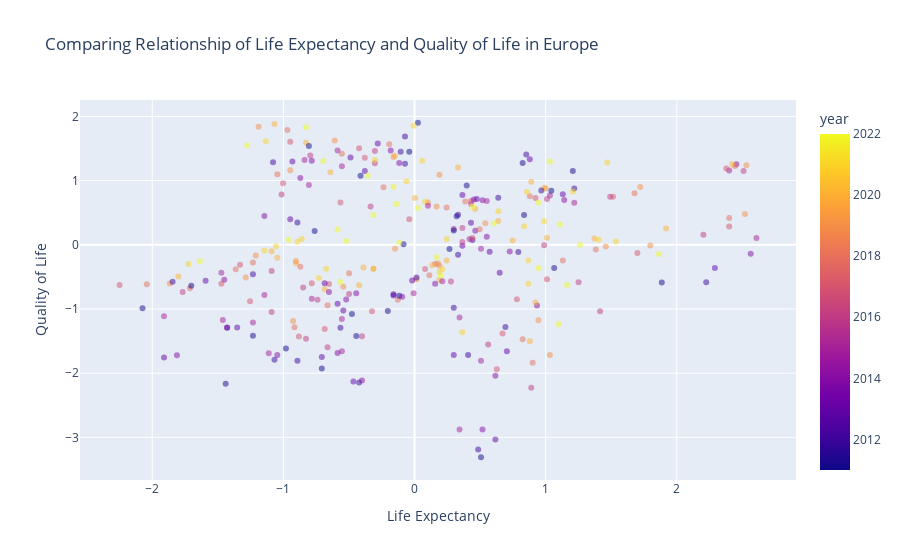

Notebook cell for this chart:
### Markdown cell above
# Plotting
Here, I want to plot quality of life against all other factors to see if there is any direct relationship between them that is immediately visible.

### Code cell
fig = px.scatter(
    combined,
    x='healthcare',
    y='qol',
    color='year',
    opacity=0.5,
    labels={'healthcare': 'Life Expectancy', 'qol': 'Quality of Life'},
    title='Comparing Relationship of Life Expectancy and Quality of Life in Europe',
    hover_data=['country', 'year']
)

fig

### Figure 1 — Plotly figure (JSON) as saved in the notebook; plotly's stock layout.template omitted (floating-point values rounded to 4 significant figures; data arrays with more than 128 entries replaced by an {"elided": "..."} marker saying what was removed)
{"data": [{"customdata": {"elided": "324x2 mixed values"}, "hovertemplate": "Life Expectancy=%{x}<br>Quality of Life=%{y}<br>country=%{customdata[0]}<br>year=%{marker.color}<extra></extra>", "legendgroup": "", "marker": {"color": {"elided": "324 int values"}, "coloraxis": "coloraxis", "opacity": 0.5, "symbol": "circle"}, "mode": "markers", "name": "", "orientation": "v", "showlegend": false, "type": "scatter", "x": {"elided": "324 float values"}, "xaxis": "x", "y": {"elided": "324 float values"}, "yaxis": "y"}], "layout": {"coloraxis": {"colorbar": {"title": {"text": "year"}}, "colorscale": [[0, "#0d0887"], [0.1111, "#46039f"], [0.2222, "#7201a8"], [0.3333, "#9c179e"], [0.4444, "#bd3786"], [0.5556, "#d8576b"], [0.6667, "#ed7953"], [0.7778, "#fb9f3a"], [0.8889, "#fdca26"], [1, "#f0f921"]]}, "legend": {"tracegroupgap": 0}, "title": {"text": "Comparing Relationship of Life Expectancy and Quality of Life in Europe"}, "xaxis": {"anchor": "y", "domain": [0, 1], "title": {"text": "Life Expectancy"}}, "yaxis": {"anchor": "x", "domain": [0, 1], "title": {"text": "Quality of Life"}}}}
